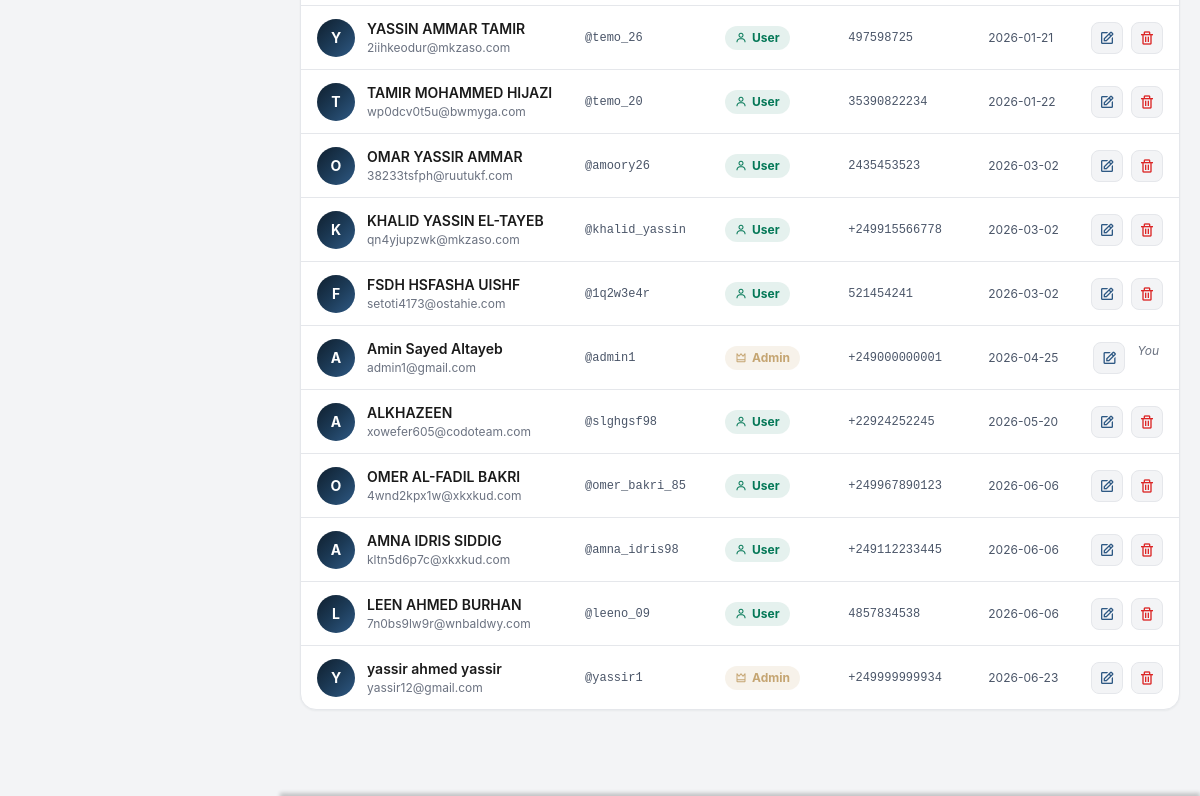
The app's page /manage-users (signed in, middle part), older data.
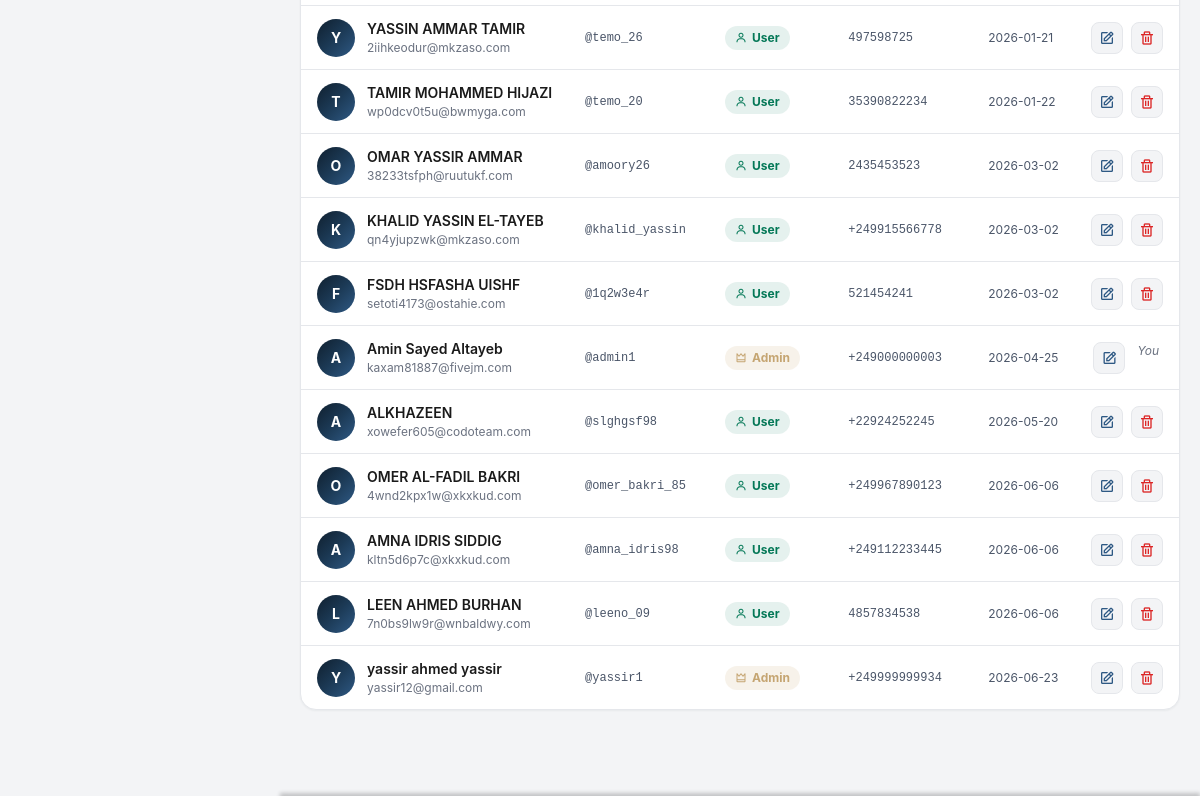
The same page, newer data.
### tables this page shows
CREATE TABLE users (
    id INTEGER PRIMARY KEY AUTOINCREMENT,
    username TEXT NOT NULL UNIQUE,
    password_hash TEXT,
    national_id_hash TEXT NOT NULL,
    full_name TEXT NOT NULL,
    birthdate TEXT,
    contact_email TEXT NOT NULL UNIQUE,
    contact_phone TEXT NOT NULL UNIQUE,
    verification_status TEXT NOT NULL DEFAULT 'verified',
    verified_at DATETIME NOT NULL,
    national_id_fast TEXT NOT NULL UNIQUE,
    role TEXT CHECK (role IN ('admin', 'user', 'reviewer')) NOT NULL
    , profile_picture TEXT, address TEXT, email_verified INTEGER NOT NULL DEFAULT 1);

### app.py (the view)
@app.route("/manage-users")
@login_required
@roles_required("admin")
def manage_users():
    pending_users = PendingUser.get_verified_pending_users()
    users = User.load_users()
    return render_template("manage_users.html", pending_users=pending_users, users=users)

### app.py (called while the page is built)
@login_manager.user_loader
def load_user(user_id):
    return User.get_by_id(int(user_id))

### helpers.py (called while the page is built)
def roles_required(*roles):
    def decorator(f):
        @wraps(f)
        def decorated_function(*args, **kwargs):
            if not current_user.is_authenticated:
                abort(401)  # login required
            if current_user.role not in roles:
                abort(403)  # Forbidden
            return f(*args, **kwargs)
        return decorated_function
    return decorator

### models.py (called while the page is built)
    def load_users():
        result = db.execute(
            "SELECT id, username, full_name, birthdate, contact_email, contact_phone, verification_status, verified_at, role, profile_picture, address, email_verified FROM users ORDER BY verified_at ASC")
        if result:
            return result
        else:
            return None

### templates/manage_users.html (shortened to what this page needs)
{% extends "layout.html" %}
{% block head %}
<link rel="stylesheet" href="{{ url_for('static', filename='css/admin_style.css') }}">
{% endblock %}
{% block content %}
<div class="mu-wrapper">
    <div class="mu-panel" id="panel-verified">
        <div class="mu-card">
            <div class="table-responsive">
                <table class="mu-table" id="verifiedTable">
                    <tbody>
                        {% if users %}
                        {% for u in users %}
                        <tr data-name="{{ u.full_name | lower }}"
                            data-username="{{ u.username | lower }}"
                            data-email="{{ u.contact_email | lower }}"
                            data-role="{{ u.role }}">
                            <td>
                                <div class="mu-user-cell">
                                    <div class="mu-avatar">{{ u.full_name[0] | upper }}</div>
                                    <div>
                                        <div class="mu-user-name">{{ u.full_name }}</div>
                                        <div class="mu-user-email">{{ u.contact_email }}</div>
                                    </div>
                                </div>
                            </td>
                            <td class="mu-mono">@{{ u.username }}</td>
                            <td>
                                <span class="mu-role-badge mu-role-{{ u.role }}">
                                    {% if u.role == 'admin' %}<i class='bx bx-crown'></i>
                                    {% elif u.role == 'reviewer' %}<i class='bx bx-check-circle'></i>
                                    {% else %}<i class='bx bx-user'></i>{% endif %}
                                    {{ u.role | capitalize }}
                                </span>
                            </td>
                            <td class="mu-mono">{{ u.contact_phone or '—' }}</td>
                            <td class="mu-date">
                                {{ u.verified_at[:10] if u.verified_at else '—' }}
                            </td>
                            <td class="text-end">
                                <div class="d-flex gap-2 justify-content-end">
                                    <button class="mu-btn-icon mu-btn-edit"
                                            data-bs-toggle="modal"
                                            data-bs-target="#editModal"
                                            data-id="{{ u.id }}"
                                            data-name="{{ u.full_name }}"
                                            data-username="{{ u.username }}"
                                            data-email="{{ u.contact_email }}"
                                            data-phone="{{ u.contact_phone or '' }}"
                                            data-role="{{ u.role }}"
                                            title="Edit role">
                                        <i class='bx bx-edit'></i>
                                    </button>
                                    {% if u.id != current_user.id %}
                                    <button class="mu-btn-icon mu-btn-delete"
                                            data-bs-toggle="modal"
                                            data-bs-target="#deleteModal"
                                            data-id="{{ u.id }}"
                                            data-name="{{ u.full_name }}"
                                            title="Delete user">
                                        <i class='bx bx-trash'></i>
                                    </button>
                                    {% else %}
                                    <span class="mu-self-label">You</span>
                                    {% endif %}
                                </div>
                            </td>
                        </tr>
                        {% endfor %}
                        {% endif %}
                    </tbody>
                </table>
            </div>
        </div>
    </div>
</div>
{% endblock %}

Row changes from the older to the newer data that the page shows:
changed users "Amin Sayed Altayeb": contact_email "admin1@gmail.com" → "kaxam81887@fivejm.com"; contact_phone "+249000000001" → "+249000000003"
